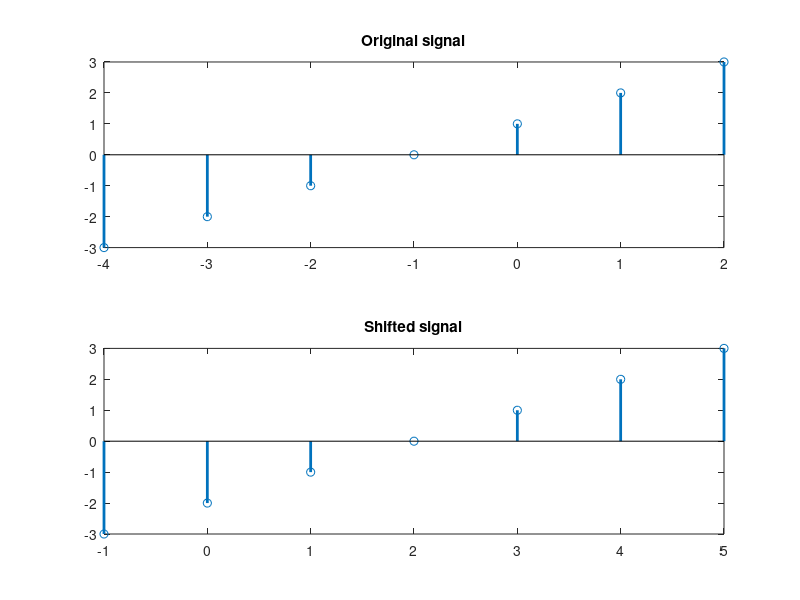

The MATLAB script that drew this image:
%% Pactical problem
clc, clear, close all
n = -200 : 1 : 200;
x_n = 5 * [cos(0.49 * pi * n) + cos(0.51 * pi * n)];
stem(n, x_n)
pause
%% Real exponential signal
clc, clear, close all
n = -20 : 1 : 20;
x_n = 3. * (2.^ n);
stem(n, x_n)
%% Complex exponential signal
clc, clear, close all
n = -20 : 1 : 20;
x_n = exp((-0.1 + j * 0.3) * n);
subplot(2, 2, 1)
stem(n, real(x_n))
xlabel('Time sampling')
title('REAL PART')
subplot(2, 2, 2)
stem(n, imag(x_n))
xlabel('Time sampling')
title('IMAGINARY PART')
subplot(2, 2, 3)
stem(n, abs(x_n))
xlabel('Time sampling')
title('MAGNITUDE PART')
subplot(2, 2, 4)
stem(n, angle(x_n))
xlabel('Time sampling')
title('ANGLE PART')
pause
%% Signum function
clc, clear, close all
n = -20 : 1 : 20;
unit_n = (n >= 0);
unit_in = (n <= 0);
sign = unit_n - unit_in;
stem(n, sign)
pause
%%Sorting array
clc, clear, close all
A = [-2 -4 -5 -1 10 3 5 2]
sort(A)
fliplr(sort(A))
%%Time reversal of an array
x = [1, 2, 3, 4, 5, 6];
n = [-3, -2, -1, 0, 1, 2];
subplot(2, 1, 1)
stem(n, x)
title('Original Signal')
subplot(2, 1, 2)
x_r = fliplr(x);
n_r = -fliplr(n);
stem(n_r, x_r)
title('Reversed Signal')

%%Time delayed signal
x = [-3 -2 -1 0 1 2 3]
n = -4 : 1: 2
subplot(2, 1, 1)
stem(n, x, 'LineWidth', 2)
title('Original signal')
subplot(2, 1, 2)
m = n + 3 % Time shifting 3 unit step
stem(m, x, 'LineWidth', 2)
title('Shifted signal')
pause
%%Time expandsion


